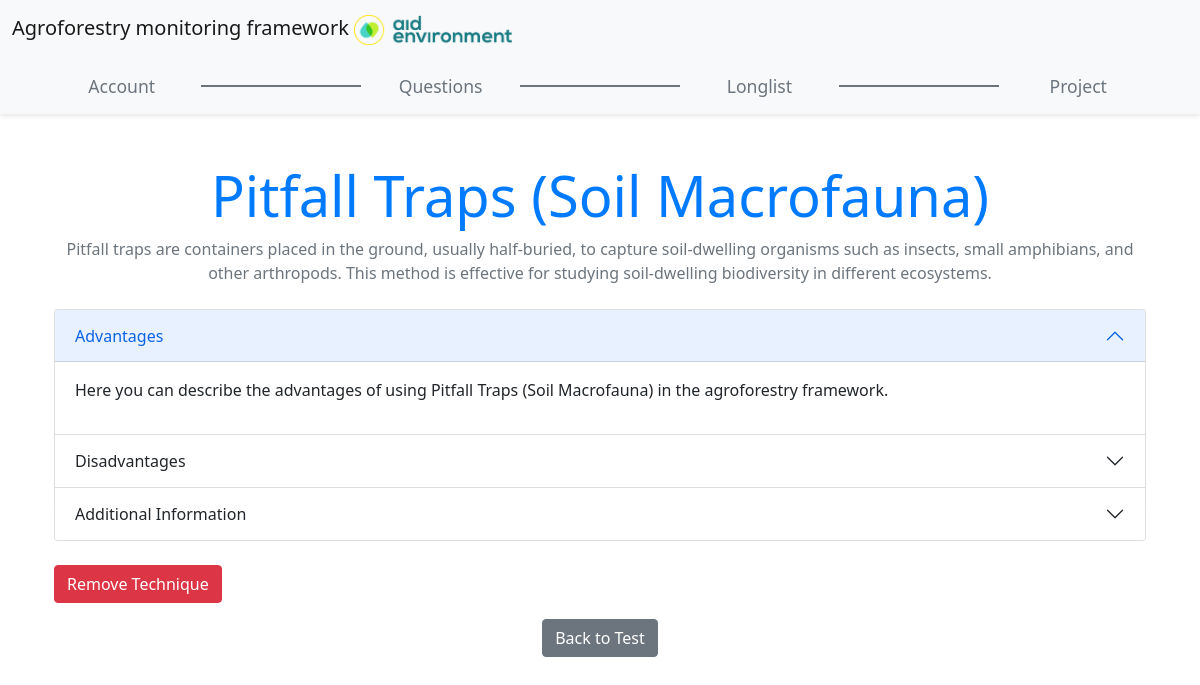
Screenshot of /project/1/technique/Pitfall Traps (Soil Macrofauna) (signed in) with the database file from the repository.
### app.py (models this page shows)
class SelectedTechnique(db.Model):
    id = db.Column(db.Integer, primary_key=True)
    technique_name = db.Column(db.String(100), nullable=False)
    project_id = db.Column(db.Integer, db.ForeignKey('project.id'), nullable=False)
    description = db.Column(db.String(255), nullable=True)
    image_filename = db.Column(db.String(100), nullable=True)

class Project(db.Model):
    id = db.Column(db.Integer, primary_key=True)
    name = db.Column(db.String(100), nullable=False)
    user_id = db.Column(db.Integer, db.ForeignKey('user.id'), nullable=False)
    project_criteria = db.relationship('ProjectCriteria', backref='project', cascade="all, delete", lazy=True)
    techniques = db.relationship('SelectedTechnique', backref='project', cascade="all, delete", lazy=True)

### app.py (the view)
@app.route("/project/<int:project_id>/technique/<string:technique_name>")
@login_required
def intervention(project_id, technique_name):
    project = Project.query.get_or_404(project_id)
    with open('static/data/reporting_area.json', 'r') as json_file:
        reporting_areas = json.load(json_file)
    technique = next((tech for tech in project.techniques if tech.technique_name == technique_name), None)
    if technique is None:
        abort(404)  # Technique not found in the project
    return render_template("intervention.html", project=project, technique=technique,
                           reporting_areas=reporting_areas)

### app.py (called while the page is built)
@login_manager.user_loader
def load_user(user_id):
    return User.query.get(int(user_id))

### templates/intervention.html (shortened to what this page needs)
{% extends "layout.html" %}
{% block content %}
<div class="container mt-5">
    <div class="text-center mb-4">
        <h1 class="display-4">{{ technique.technique_name }}</h1>
        <p class="text-muted">{{ technique.description }}</p>
    </div>
    <div class="accordion mb-4" id="detailsAccordion">
        <div class="accordion-item">
            <h2 class="accordion-header" id="advantagesHeading">
                <button class="accordion-button" type="button" data-bs-toggle="collapse" data-bs-target="#advantagesCollapse" aria-expanded="true" aria-controls="advantagesCollapse">
                    Advantages
                </button>
            </h2>
            <div id="advantagesCollapse" class="accordion-collapse collapse show" aria-labelledby="advantagesHeading" data-bs-parent="#detailsAccordion">
                <div class="accordion-body">
                    <p>Here you can describe the advantages of using {{ technique.technique_name }} in the agroforestry framework.</p>
                </div>
            </div>
        </div>
        <div class="accordion-item">
            <h2 class="accordion-header" id="disadvantagesHeading">
                <button class="accordion-button collapsed" type="button" data-bs-toggle="collapse" data-bs-target="#disadvantagesCollapse" aria-expanded="false" aria-controls="disadvantagesCollapse">
                    Disadvantages
                </button>
            </h2>
        </div>
        <div class="accordion-item">
            <h2 class="accordion-header" id="additionalInfoHeading">
                <button class="accordion-button collapsed" type="button" data-bs-toggle="collapse" data-bs-target="#additionalInfoCollapse" aria-expanded="false" aria-controls="additionalInfoCollapse">
                    Additional Information
                </button>
            </h2>
        </div>
    </div>
    <form action="{{ url_for('remove_technique', project_id=project.id, technique_name=technique.technique_name) }}" method="POST" onsubmit="return confirm('Are you sure you want to remove {{technique.technique_name}} from your project?');">
        <button type="submit" class="btn btn-danger">Remove Technique</button>
    </form>
    <div class="text-center">
        <a href="{{ url_for('project', project_id=project.id) }}" class="btn btn-secondary mt-3">Back to {{project.name}}</a>
    </div>
</div>
{% endblock %}

### static/styles.css (style rules this page uses)
h1.display-4 { color: #007bff; }
:root { --ae-darkblue: #087880; --ae-lightgreen: #C2ED45; --ae-lightblue: #4FD4C7; --ae-green: #36C726; --ae-yellow: #FEE327; }

### rows the page displays
SelectedTechnique: technique_name "Pitfall Traps (Soil Macrofauna)", description "Pitfall traps are containers placed in the ground, usually half-buried, to capture soil-dwelling organisms such as insects, small amphibians, and other arthropods. This method is effective for studying soil-dwelling biodiversity in different ecosystems."
Project: name "Test"
